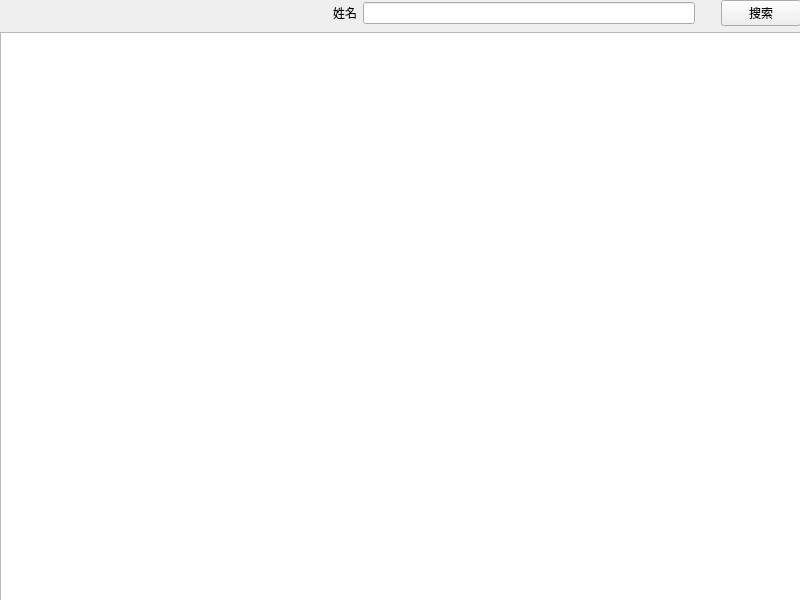
<?xml version="1.0" encoding="UTF-8"?>
<ui version="4.0">
 <class>employeeTable</class>
 <widget class="QWidget" name="employeeTable">
  <property name="geometry">
   <rect>
    <x>0</x>
    <y>0</y>
    <width>800</width>
    <height>600</height>
   </rect>
  </property>
  <property name="windowTitle">
   <string>Form</string>
  </property>
  <widget class="QWidget" name="">
   <property name="geometry">
    <rect>
     <x>0</x>
     <y>0</y>
     <width>801</width>
     <height>601</height>
    </rect>
   </property>
   <layout class="QVBoxLayout" name="verticalLayout">
    <property name="sizeConstraint">
     <enum>QLayout::SetMinAndMaxSize</enum>
    </property>
    <item>
     <layout class="QHBoxLayout" name="horizontalLayout">
      <item>
       <spacer name="horizontalSpacer">
        <property name="orientation">
         <enum>Qt::Horizontal</enum>
        </property>
        <property name="sizeHint" stdset="0">
         <size>
          <width>40</width>
          <height>20</height>
         </size>
        </property>
       </spacer>
      </item>
      <item>
       <widget class="QLabel" name="label">
        <property name="text">
         <string>姓名</string>
        </property>
       </widget>
      </item>
      <item>
       <widget class="QLineEdit" name="lineEdit"/>
      </item>
      <item>
       <spacer name="horizontalSpacer_2">
        <property name="orientation">
         <enum>Qt::Horizontal</enum>
        </property>
        <property name="sizeType">
         <enum>QSizePolicy::Preferred</enum>
        </property>
        <property name="sizeHint" stdset="0">
         <size>
          <width>20</width>
          <height>20</height>
         </size>
        </property>
       </spacer>
      </item>
      <item>
       <widget class="QPushButton" name="pushButton">
        <property name="text">
         <string>搜索</string>
        </property>
        <property name="icon">
         <iconset resource="img.qrc">
          <normaloff>:/search.png</normaloff>:/search.png</iconset>
        </property>
       </widget>
      </item>
     </layout>
    </item>
    <item>
     <widget class="QTableView" name="tableView"/>
    </item>
   </layout>
  </widget>
 </widget>
 <resources>
  <include location="img.qrc"/>
 </resources>
 <connections/>
</ui>
